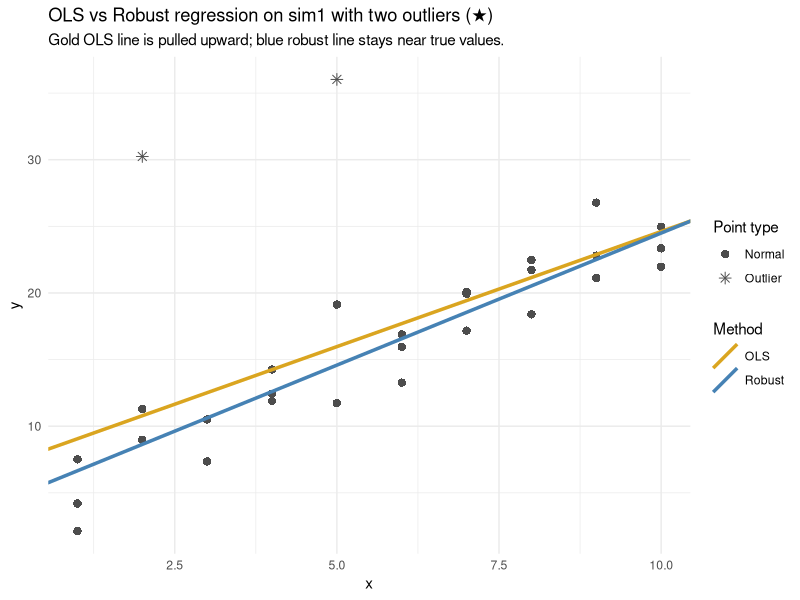
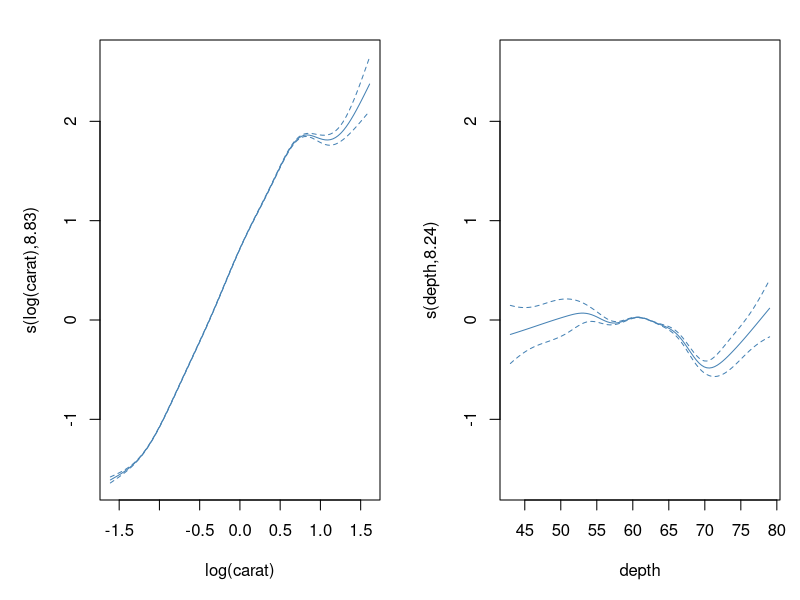

The R source for these figures, in order:
## ---- chunk 1
knitr::opts_chunk$set(echo = TRUE, message = FALSE, warning = FALSE)
## ---- chunk 2
library(tidyverse)
library(modelr)
library(MASS)
library(mgcv)
library(broom)
## ---- chunk 3
data("sim1",    package = "modelr")
data("diamonds", package = "ggplot2")
## ---- chunk 4
sim1_out <- sim1 |>
  mutate(
    y          = ifelse(row_number() %in% c(5, 15), y + 20, y),
    is_outlier = row_number() %in% c(5, 15)
  )

mod_ols <- lm(y ~ x,                    data = sim1_out)
mod_rob <- MASS::rlm(y ~ x, method = "M", data = sim1_out)

cat("OLS:    intercept =", round(coef(mod_ols)[1], 2),
    " slope =", round(coef(mod_ols)[2], 2), "\n")
cat("Robust: intercept =", round(coef(mod_rob)[1], 2),
    " slope =", round(coef(mod_rob)[2], 2), "\n")
cat("True values (sim1 without outliers): intercept ≈ 4.22, slope ≈ 2.05\n")

ggplot(sim1_out, aes(x, y, shape = is_outlier)) +
  geom_point(colour = "grey30", size = 2.5) +
  geom_abline(aes(intercept = coef(mod_ols)[1], slope = coef(mod_ols)[2],
                  colour = "OLS"), linewidth = 1.2) +
  geom_abline(aes(intercept = coef(mod_rob)[1], slope = coef(mod_rob)[2],
                  colour = "Robust"), linewidth = 1.2) +
  scale_colour_manual(values = c("OLS" = "goldenrod", "Robust" = "steelblue")) +
  scale_shape_manual(values = c(`FALSE` = 16, `TRUE` = 8),
                     labels = c("Normal", "Outlier")) +
  labs(
    title    = "OLS vs Robust regression on sim1 with two outliers (★)",
    subtitle = "Gold OLS line is pulled upward; blue robust line stays near true values.",
    colour   = "Method",
    shape    = "Point type"
  ) +
  theme_minimal()
## ---- chunk 5
mod_gam <- gam(
  log(price) ~ s(log(carat)) + s(depth) + cut,
  data   = diamonds,
  method = "REML"
)
summary(mod_gam)
# Read EDF values from: "Approximate significance of smooth terms"
## ---- chunk 6
# EDF values are in the smooth summary table.
# s(log(carat)) typically has EDF ≈ 7-9 — highly non-linear.
# s(depth)      typically has EDF ≈ 2-4 — mildly non-linear.
# Interpretation: depth has a curved (not linear) effect on log(price),
# but the curve is gentler than the strongly non-linear carat relationship.
cat("Summary (key section):\n")
print(summary(mod_gam)$s.table)
## ---- chunk 7
plot(mod_gam, pages = 1, shade = TRUE, col = "steelblue",
     shade.col = rgb(0.27, 0.51, 0.71, 0.3))

# s(log(carat)): steeply increasing curve — log(price) rises sharply
#   with log(carat), especially for small diamonds, then more gradually.
# s(depth): U-shaped or mildly curved — diamonds that are too shallow
#   or too deep relative to their diameter are less valuable.
## ---- chunk 8
mod_lm <- lm(log(price) ~ log(carat) + depth + cut, data = diamonds)

AIC(mod_lm, mod_gam)

cat("ΔAIC:", round(AIC(mod_lm) - AIC(mod_gam), 1), "\n")

# The GAM has lower AIC because s(log(carat)) captures the non-linear
# shape of the carat-price relationship that a single log(carat) term
# cannot fully describe. The penalty in REML prevents overfitting,
# so the AIC improvement reflects genuine predictive improvement.
